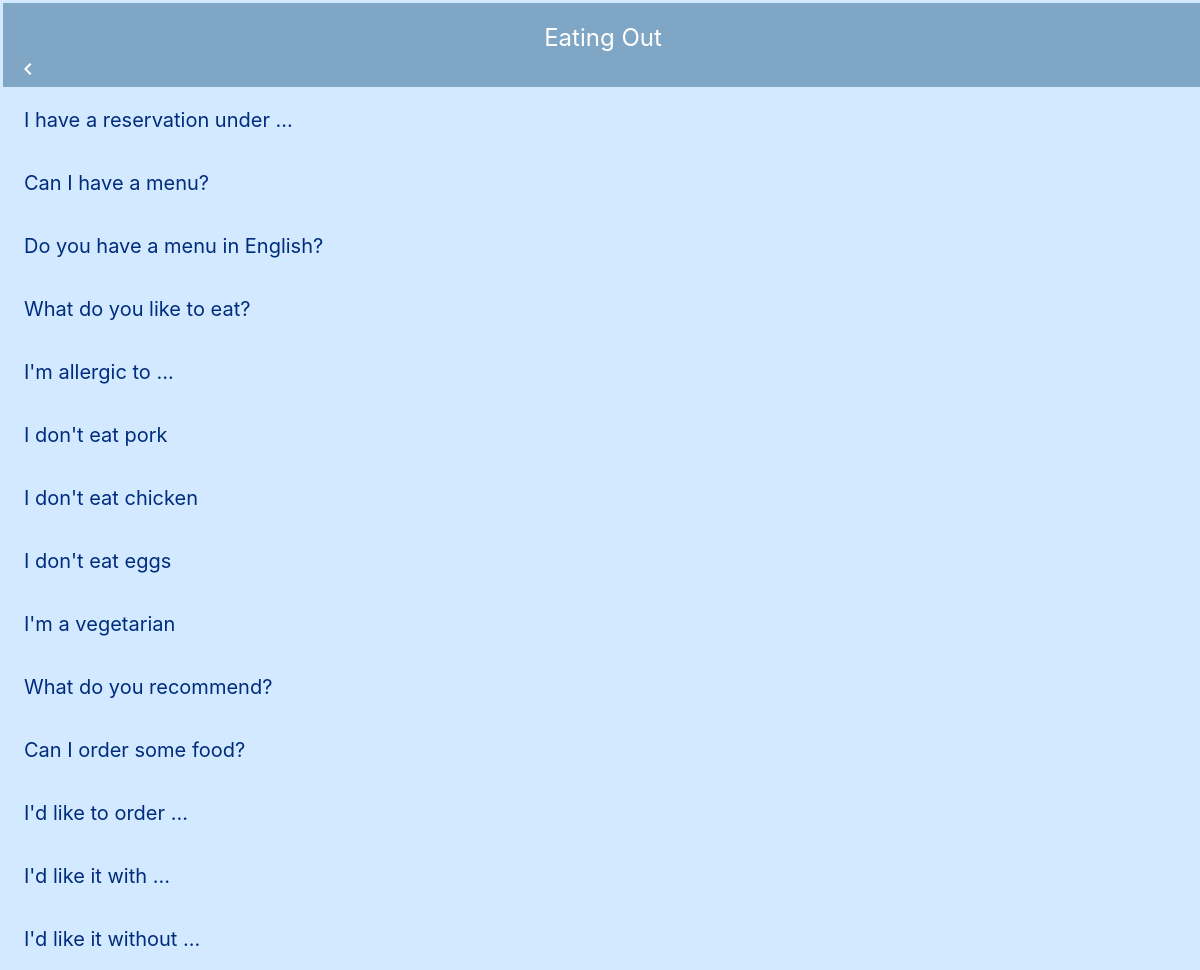
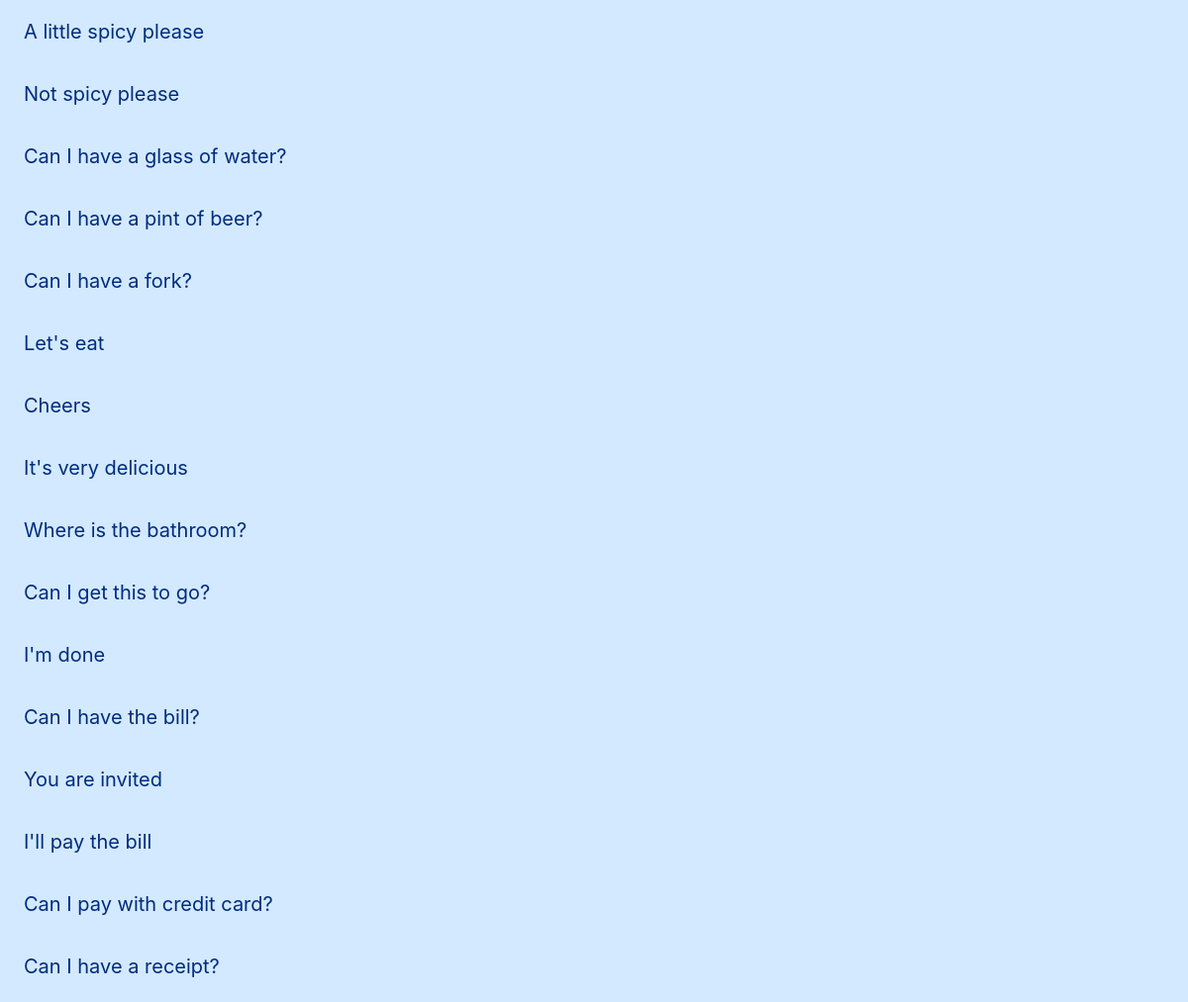
Page /scene_3 on the committed database (2 pictures, top to bottom).
### tables this page shows
CREATE TABLE "eatingout" (
	"id"	INTEGER,
	"english"	TEXT,
	"japanese"	TEXT,
	"pronunciation"	TEXT,
	PRIMARY KEY("id" AUTOINCREMENT)
);

### app.py (the view)
@app.route("/scene_3")
def scene_3():
    conn = sqlite3.connect("scene_words.db")
    c = conn.cursor()
    word_info = []
    c.execute('SELECT id, english, japanese, pronunciation from eatingout ORDER BY id')
    for row in c.fetchall():
        word_info.append({"id":row[0],"english":row[1],"japanese":row[2],"pronunciation":row[3]})
    c.close()
    print(word_info)
    return render_template("scene_3.html", html_word_info = word_info)

### templates/scene_3.html (shortened to what this page needs)
{% extends 'scene_base.html' %} {% block content %}
<body>
  <header>
    <h3>Eating Out</h3>
    <ul>
      <li class="left_icon">
        <a class="material-icons" href="/">chevron_left</a>
      </li>
    </ul>
  </header>
  <article>
    {% for item in html_word_info %}
    <ul class="menu">
      <li class="menu__item">
        <a class="menu__item__link js-menu__item__link" href=""
          >{{item["english"]}}</a
        >
      </li>
    </ul>
    {% endfor %}
  </article>
</body>
{% endblock %}

### static/style_scene.css (style rules this page uses)
html, body, div, span, applet, object, iframe, h1, h2, h3, h4, h5, h6, p, blockquote, pre, a, abbr, acronym, address, big, cite, code, del, dfn, em, img, ins, kbd, q, s, samp, small, strike, strong, sub, sup, tt, var, b, u, i, center, dl, dt, dd, ol, ul, li, fieldset, form, label, legend, table, caption, tbody, tfoot, thead, tr, th, td, article, aside, canvas, details, embed, figure, figcaption, footer, header, hgroup, menu, nav, output, ruby, section, summary, time, mark, audio, video { margin: 0; padding: 1.5px; border: 0; font-size: 100%; font: inherit; vertical-align: baseline; }
article, aside, details, figcaption, figure, footer, header, hgroup, menu, nav, section { display: block; }
body { line-height: 1; }
ol, ul { list-style: none; }
html { overflow-y: scroll; }
header { background-color: #80A6C5; width: 100%; position: fixed; z-index: 99; text-align: center; }
header h3 { width: fit-content; color: white; margin: 0 auto; font-size: 24px; padding-top: 20px; }
article { margin-top: 84px; }
.material-icons { color: white; padding-left: 10px; }
.menu__item { background: #d3e9ff; color: white; cursor: pointer; display: block; margin-bottom: 1px; position: relative; border-bottom-color: #22669e; }
.menu__item__link { color: rgb(0, 44, 126); display: block; padding: 18px; font-size: 20px; }
.left_icon { text-align: left; }
body { background-color: #d3e9ff; }

### rows in the picture
eatingout: english "I have a reservation under ..."
eatingout: english "Can I have a menu?"
eatingout: english "Do you have a menu in English?"
eatingout: english "What do you like to eat?"
eatingout: english "I'm allergic to ..."
eatingout: english "I don't eat pork"
eatingout: english "I don't eat chicken"
eatingout: english "I don't eat eggs"
eatingout: english "I'm a vegetarian"
eatingout: english "What do you recommend?"
eatingout: english "Can I order some food?"
eatingout: english "I'd like to order ..."
eatingout: english "I'd like it with ..."
eatingout: english "I'd like it without ..."
eatingout: english "A little spicy please"
eatingout: english "Not spicy please"
eatingout: english "Can I have a glass of water?"
eatingout: english "Can I have a pint of beer?"
eatingout: english "Can I have a fork?"
eatingout: english "Let's eat"
eatingout: english "Cheers"
eatingout: english "It's very delicious"
eatingout: english "Where is the bathroom?"
eatingout: english "Can I get this to go?"
eatingout: english "I'm done"
eatingout: english "Can I have the bill?"
eatingout: english "You are invited"
eatingout: english "I'll pay the bill"
eatingout: english "Can I pay with credit card?"
eatingout: english "Can I have a receipt?"
